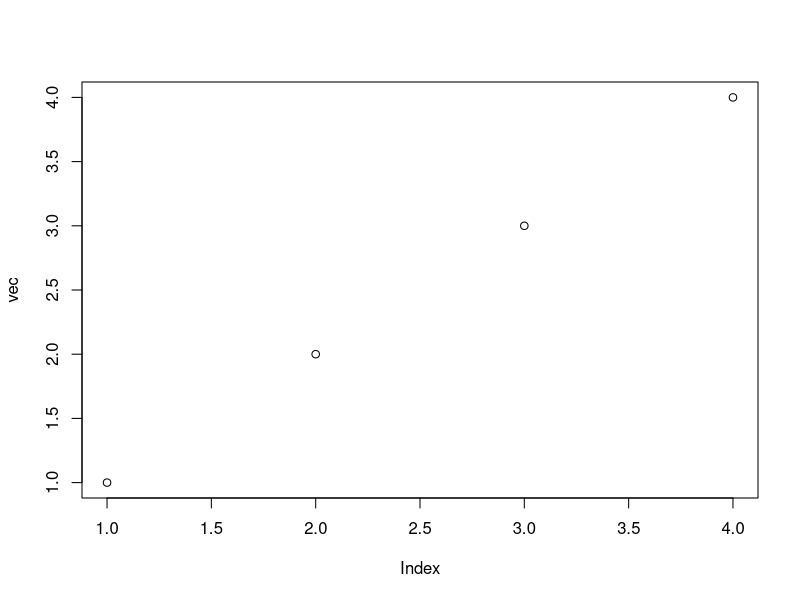

The R script that drew this image:
# primeiro script para teste

# # salvar dados quaisquer
vec = c(1,2,3,4)

save(vec, file = "dados.RData")

pdf("1 - primeiro_plot.pdf")
plot(vec)
dev.off()
#teste commit leandro - teste 2 sem pull req